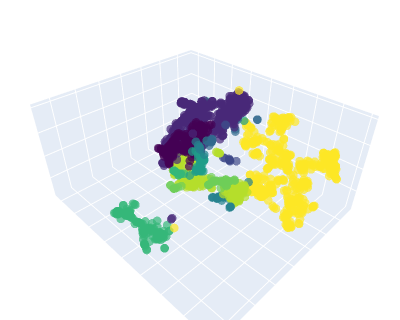

Here is the notebook cell this chart was saved with:
### Code cell
# 3D plot of hierarchical clustering 
hover_name = [('CID: '+str(x)) for x in fpc_cluster_emb['CID'].values]
fig = px.scatter_3d(
    projections, x='dim1', y='dim2', z='dim3',
    color=fpc_cluster_emb['hierarchical_cluster'].astype(str), labels={'color': 'Hierarchical cluster'},
    hover_name=hover_name,
    hover_data={'dim1': False, 'dim2': False, 'dim3': False},
    range_color=[fpc_cluster_emb['hierarchical_cluster'].min(), fpc_cluster_emb['hierarchical_cluster'].max()], 
    color_discrete_sequence=px.colors.sequential.Viridis_r
    )

# layout
fig.update_traces(marker_size=3, opacity=0.7)
fig.update_layout(scene = dict(
                    xaxis = dict(showticklabels=False, title=''),
                    yaxis = dict(showticklabels=False, title=''),
                    zaxis = dict(showticklabels=False, title='')
                    ), margin=dict(l=0, r=0, t=0, b=0))
fig.update(layout_showlegend=False)

# configuration
config = {'modeBarButtonsToRemove': ['logo', 'zoom3d', 'tableRotation', 
          'orbitRotation', 'pan3d', 'resetCameraLastSave3d'], 'displaylogo': False}

# save and show 
fig.update_layout(width=400, height=320)
fig.show(config=config)

### Figure 1 — Plotly figure (JSON) as saved in the notebook; plotly's stock layout.template omitted (floating-point values rounded to 4 significant figures; data arrays with more than 128 entries replaced by an {"elided": "..."} marker saying what was removed)
{"data": [{"hovertemplate": "<b>%{hovertext}</b><br><br>Hierarchical cluster=4<extra></extra>", "hovertext": {"elided": "478 str values"}, "legendgroup": "4", "marker": {"color": "#fde725", "size": 3, "symbol": "circle"}, "mode": "markers", "name": "4", "opacity": 0.7, "scene": "scene", "showlegend": true, "type": "scatter3d", "x": {"elided": "478 float values"}, "y": {"elided": "478 float values"}, "z": {"elided": "478 float values"}}, {"hovertemplate": "<b>%{hovertext}</b><br><br>Hierarchical cluster=0<extra></extra>", "hovertext": {"elided": "173 str values"}, "legendgroup": "0", "marker": {"color": "#b5de2b", "size": 3, "symbol": "circle"}, "mode": "markers", "name": "0", "opacity": 0.7, "scene": "scene", "showlegend": true, "type": "scatter3d", "x": {"elided": "173 float values"}, "y": {"elided": "173 float values"}, "z": {"elided": "173 float values"}}, {"hovertemplate": "<b>%{hovertext}</b><br><br>Hierarchical cluster=17<extra></extra>", "hovertext": ["CID: 337121", "CID: 139568", "CID: 61222", "CID: 136461", "CID: 12720", "CID: 11263471", "CID: 10419", "CID: 6335", "CID: 9997", "CID: 6326"], "legendgroup": "17", "marker": {"color": "#6ece58", "size": 3, "symbol": "circle"}, "mode": "markers", "name": "17", "opacity": 0.7, "scene": "scene", "showlegend": true, "type": "scatter3d", "x": [0.4399, 6.135, 7.782, 7.732, 7.753, 6.676, 7.263, 7.365, 7.257, 7.269], "y": [-5.788, -4.269, -4.654, -4.637, -4.653, -4.664, -4.693, -4.694, -6.218, -6.163], "z": [-5.687, -6.66, -6.542, -6.577, -6.571, -6.866, -6.781, -6.752, -6.933, -6.925]}, {"hovertemplate": "<b>%{hovertext}</b><br><br>Hierarchical cluster=2<extra></extra>", "hovertext": {"elided": "132 str values"}, "legendgroup": "2", "marker": {"color": "#35b779", "size": 3, "symbol": "circle"}, "mode": "markers", "name": "2", "opacity": 0.7, "scene": "scene", "showlegend": true, "type": "scatter3d", "x": {"elided": "132 float values"}, "y": {"elided": "132 float values"}, "z": {"elided": "132 float values"}}, {"hovertemplate": "<b>%{hovertext}</b><br><br>Hierarchical cluster=16<extra></extra>", "hovertext": ["CID: 86869", "CID: 220273", "CID: 617007", "CID: 247581", "CID: 10018535", "CID: 11694869", "CID: 15618", "CID: 8362", "CID: 607552", "CID: 620189", "CID: 47326"], "legendgroup": "16", "marker": {"color": "#1f9e89", "size": 3, "symbol": "circle"}, "mode": "markers", "name": "16", "opacity": 0.7, "scene": "scene", "showlegend": true, "type": "scatter3d", "x": [-12.22, -12.27, -12.09, -12.05, -11.98, -12.18, -12.06, -11.45, -12.04, -11.93, -1.0], "y": [-15.66, -15.74, -15.47, -15.43, -15.35, -15.63, -15.45, -14.73, -15.43, -15.29, 4.243], "z": [0.1808, 0.106, 0.4185, 0.4314, 0.5414, 0.2203, 0.414, 1.505, 0.4345, 0.6163, 8.327]}, {"hovertemplate": "<b>%{hovertext}</b><br><br>Hierarchical cluster=6<extra></extra>", "hovertext": ["CID: 7872", "CID: 6343", "CID: 402", "CID: 8447", "CID: 3714831", "CID: 5455", "CID: 34192", "CID: 30692", "CID: 1068", "CID: 679", "CID: 878", "CID: 14264", "CID: 6163", "CID: 12232", "CID: 6213", "CID: 6497", "CID: 4618", "CID: 31347", "CID: 1117", "CID: 1119", "CID: 24682", "CID: 3082", "CID: 10039", "CID: 6348"], "legendgroup": "6", "marker": {"color": "#26828e", "size": 3, "symbol": "circle"}, "mode": "markers", "name": "6", "opacity": 0.7, "scene": "scene", "showlegend": true, "type": "scatter3d", "x": [5.536, 5.395, 5.455, 3.748, 3.022, 3.533, 2.525, 3.842, 4.507, 4.873, 4.587, 5.455, 5.818, 4.429, 5.381, 5.416, 5.183, 5.123, 5.759, 5.615, 5.774, 3.603, 4.283, 4.457], "y": [3.352, 3.53, 3.444, 5.892, 9.235, 5.434, 6.072, 5.604, 4.409, 4.3, 4.383, 4.641, 4.762, 5.012, 4.587, 4.695, 5.355, 4.438, 4.708, 4.674, 4.701, 5.564, 4.932, 4.928], "z": [-5.282, -5.244, -5.263, -4.24, 0.171, -4.994, -4.938, -4.507, -4.97, -4.905, -4.924, -4.734, -4.546, -4.945, -4.739, -4.667, -4.984, -4.788, -4.456, -4.621, -4.471, -5.369, -4.914, -4.823]}, {"hovertemplate": "<b>%{hovertext}</b><br><br>Hierarchical cluster=5<extra></extra>", "hovertext": ["CID: 14109", "CID: 16607", "CID: 94310", "CID: 19633", "CID: 1105", "CID: 76007601", "CID: 24773", "CID: 8343", "CID: 8346"], "legendgroup": "5", "marker": {"color": "#31688e", "size": 3, "symbol": "circle"}, "mode": "markers", "name": "5", "opacity": 0.7, "scene": "scene", "showlegend": true, "type": "scatter3d", "x": [-10.8, -10.8, -2.227, -3.675, -3.812, -2.316, -2.425, -2.361, -2.446], "y": [-0.01317, -0.04108, 1.858, 0.3519, 0.1634, 1.495, 0.5821, 1.191, 0.7845], "z": [2.958, 2.974, 7.089, 3.411, 3.768, 7.033, 6.744, 6.923, 6.794]}, {"hovertemplate": "<b>%{hovertext}</b><br><br>Hierarchical cluster=11<extra></extra>", "hovertext": ["CID: 7276", "CID: 17049", "CID: 17317", "CID: 7586", "CID: 7834", "CID: 6377", "CID: 9033", "CID: 6351", "CID: 7835", "CID: 6354", "CID: 6378"], "legendgroup": "11", "marker": {"color": "#3e4989", "size": 3, "symbol": "circle"}, "mode": "markers", "name": "11", "opacity": 0.7, "scene": "scene", "showlegend": true, "type": "scatter3d", "x": [0.4462, 1.571, 5.09, 0.8838, 1.375, 0.7955, 0.8475, 0.8606, 0.8925, 0.8685, 0.8877], "y": [4.306, 2.178, -3.14, 2.976, 2.419, 3.144, 3.083, 3.103, 3.014, 3.086, 3.032], "z": [0.7059, 0.9848, 6.608, 0.7443, 0.8722, 0.2722, 0.4508, 0.5192, 0.5272, 0.5441, 0.5475]}, {"hovertemplate": "<b>%{hovertext}</b><br><br>Hierarchical cluster=18<extra></extra>", "hovertext": {"elided": "546 str values"}, "legendgroup": "18", "marker": {"color": "#482878", "size": 3, "symbol": "circle"}, "mode": "markers", "name": "18", "opacity": 0.7, "scene": "scene", "showlegend": true, "type": "scatter3d", "x": {"elided": "546 float values"}, "y": {"elided": "546 float values"}, "z": {"elided": "546 float values"}}, {"hovertemplate": "<b>%{hovertext}</b><br><br>Hierarchical cluster=12<extra></extra>", "hovertext": {"elided": "177 str values"}, "legendgroup": "12", "marker": {"color": "#440154", "size": 3, "symbol": "circle"}, "mode": "markers", "name": "12", "opacity": 0.7, "scene": "scene", "showlegend": true, "type": "scatter3d", "x": {"elided": "177 float values"}, "y": {"elided": "177 float values"}, "z": {"elided": "177 float values"}}, {"hovertemplate": "<b>%{hovertext}</b><br><br>Hierarchical cluster=3<extra></extra>", "hovertext": ["CID: 6537497", "CID: 8606"], "legendgroup": "3", "marker": {"color": "#fde725", "size": 3, "symbol": "circle"}, "mode": "markers", "name": "3", "opacity": 0.7, "scene": "scene", "showlegend": true, "type": "scatter3d", "x": [-10.71, 15.41], "y": [-5.046, 4.086], "z": [7.596, -5.43]}, {"hovertemplate": "<b>%{hovertext}</b><br><br>Hierarchical cluster=7<extra></extra>", "hovertext": ["CID: 7965", "CID: 7852", "CID: 422780", "CID: 22129", "CID: 11807", "CID: 33528", "CID: 5971", "CID: 62010", "CID: 178", "CID: 6579", "CID: 1531", "CID: 7912", "CID: 8132", "CID: 8021", "CID: 674", "CID: 12968", "CID: 700", "CID: 5641", "CID: 6341", "CID: 3301", "CID: 16402", "CID: 8871", "CID: 7292", "CID: 6329", "CID: 11642", "CID: 4", "CID: 1103", "CID: 7902", "CID: 8880", "CID: 13543", "CID: 14215", "CID: 7854", "CID: 5976", "CID: 8113", "CID: 4837", "CID: 8111", "CID: 6228", "CID: 31374", "CID: 23662387", "CID: 6598", "CID: 2723650", "CID: 713", "CID: 104556", "CID: 13192", "CID: 12679", "CID: 12228", "CID: 11167", "CID: 6061", "CID: 162093", "CID: 8083", "CID: 12699", "CID: 6124", "CID: 6046", "CID: 17725", "CID: 5565", "CID: 1146", "CID: 9321", "CID: 24730", "CID: 39800", "CID: 33344", "CID: 8430", "CID: 16653", "CID: 17595", "CID: 13387", "CID: 70717", "CID: 12025", "CID: 23666346", "CID: 408", "CID: 7497", "CID: 6049", "CID: 3608", "CID: 75192", "CID: 7618", "CID: 8471", "CID: 6347"], "legendgroup": "7", "marker": {"color": "#b5de2b", "size": 3, "symbol": "circle"}, "mode": "markers", "name": "7", "opacity": 0.7, "scene": "scene", "showlegend": true, "type": "scatter3d", "x": [-2.315, -0.4047, -0.7413, -0.9671, -1.112, -2.485, 2.07, -0.8591, 0.1865, 0.724, -1.404, -0.2601, -0.8421, 0.003733, 0.2414, 1.407, -1.24, -0.004022, -0.03527, 0.2391, -2.352, 1.0, -0.7514, 0.1518, 0.1364, -1.194, 0.5076, 0.1011, -0.4134, 0.2879, 1.428, 1.202, 1.147, -1.35, 0.1524, 0.429, 1.486, 0.8921, 2.933, 1.834, 0.978, 1.959, 0.421, -2.418, 1.314, 1.733, 2.785, 1.045, 0.7033, -1.17, 1.77, 1.281, -1.005, 1.804, 0.2252, 1.085, 0.8356, -1.049, 2.084, 2.213, -2.489, 1.445, 0.3094, 0.5601, 0.9645, 0.5095, 0.07158, 0.419, 0.02875, -0.7037, 0.9035, 0.6826, -0.747, -0.01297, 2.184], "y": [-3.047, 1.367, 2.526, 1.745, 2.087, -2.308, 4.493, 2.841, 3.447, 4.077, 2.712, 2.47, 2.319, 2.435, 2.088, 3.895, 2.685, 3.953, 1.546, 2.196, -2.743, 4.289, 1.141, 1.565, 1.554, 1.839, 2.852, 3.588, 3.682, 3.978, 3.836, 2.273, 6.112, 3.953, 6.14, 3.127, 5.988, 6.161, 5.53, 5.856, 6.043, 5.82, 6.3, -2.46, 6.39, 5.964, 5.491, 3.277, 7.051, 3.991, 6.002, 6.207, 3.956, 5.938, 5.443, 5.012, 2.335, 5.329, 5.762, 5.755, -2.343, 3.879, 6.134, 6.4, 6.15, 5.842, 5.988, 7.247, 6.258, 5.718, 6.254, 6.304, 5.723, 6.115, 5.683], "z": [-2.16, -6.889, -6.24, -6.583, -6.375, -2.208, -6.62, -6.25, -6.945, -7.284, -6.072, -6.076, -6.306, -6.525, -6.948, -5.253, -6.133, -7.593, -7.024, -6.843, -2.188, -7.247, -6.873, -7.073, -7.125, -6.485, -5.012, -6.251, -6.409, -7.016, -5.147, -7.721, -6.968, -5.547, -5.416, -6.188, -6.172, -5.6, -5.551, -6.174, -5.757, -7.236, -5.642, -2.206, -6.391, -7.068, -6.072, -6.915, -5.843, -6.082, -6.592, -7.061, -6.245, -6.259, -5.923, -6.396, -7.252, -5.006, -5.477, -5.505, -2.201, -4.965, -4.86, -4.977, -4.772, -4.566, -4.268, -4.768, -5.059, -4.918, -4.377, -4.296, -4.956, -5.103, -7.448]}, {"hovertemplate": "<b>%{hovertext}</b><br><br>Hierarchical cluster=9<extra></extra>", "hovertext": ["CID: 7903", "CID: 79123", "CID: 223", "CID: 398", "CID: 35842", "CID: 6947", "CID: 7416", "CID: 12307", "CID: 154901", "CID: 38479", "CID: 15575", "CID: 11818", "CID: 11803", "CID: 11764", "CID: 1493", "CID: 8461", "CID: 10800", "CID: 980", "CID: 21502", "CID: 15752", "CID: 12489838", "CID: 29393", "CID: 5569", "CID: 12259", "CID: 11724", "CID: 6587", "CID: 6375", "CID: 943", "CID: 946", "CID: 3032552", "CID: 145068"], "legendgroup": "9", "marker": {"color": "#6ece58", "size": 3, "symbol": "circle"}, "mode": "markers", "name": "9", "opacity": 0.7, "scene": "scene", "showlegend": true, "type": "scatter3d", "x": [10.6, 10.68, 0.5382, 10.5, 7.053, 8.016, 8.023, 10.55, 7.198, 7.954, 10.31, 7.756, 7.727, 7.669, 8.56, 8.446, 8.506, 8.137, 7.122, 8.374, 8.578, 8.072, 7.961, 9.286, 9.057, 9.491, 9.148, 9.047, 9.394, 9.665, 9.335], "y": [7.175, 7.19, 1.011, 7.182, 9.424, 8.457, 8.465, 7.212, 9.386, 8.593, 7.22, 8.796, 8.815, 8.869, 7.859, 8.061, 8.024, 8.339, 9.552, 8.189, 7.935, 8.496, 8.645, 7.419, 7.503, 7.119, 7.301, 6.323, 7.235, 7.183, 7.083], "z": [2.743, 2.748, -7.383, 2.746, 3.024, 3.022, 3.071, 2.753, 2.938, 1.775, 2.761, 2.643, 2.81, 2.713, 2.778, 2.659, 2.703, 2.925, 2.942, 2.465, 2.652, 1.944, 1.963, 2.764, 2.826, 2.776, 2.787, 2.887, 2.771, 2.775, 2.808]}, {"hovertemplate": "<b>%{hovertext}</b><br><br>Hierarchical cluster=15<extra></extra>", "hovertext": ["CID: 20473", "CID: 13521", "CID: 83756", "CID: 87622", "CID: 15659", "CID: 14456", "CID: 76004", "CID: 87244", "CID: 10913", "CID: 10914", "CID: 77929", "CID: 11169", "CID: 24261"], "legendgroup": "15", "marker": {"color": "#35b779", "size": 3, "symbol": "circle"}, "mode": "markers", "name": "15", "opacity": 0.7, "scene": "scene", "showlegend": true, "type": "scatter3d", "x": [10.51, 10.49, 10.49, 10.51, 10.5, 10.54, 10.58, 10.77, 10.44, 10.41, 10.76, 10.41, 10.21], "y": [-0.9664, -1.093, -1.13, -0.8679, -1.117, -0.6909, -0.2659, 0.3541, 0.5614, 0.551, 0.3683, 0.5379, 1.079], "z": [1.066, 1.064, 1.056, 1.081, 1.024, 1.091, 1.095, 1.028, 1.211, 1.221, 1.036, 1.218, 1.406]}, {"hovertemplate": "<b>%{hovertext}</b><br><br>Hierarchical cluster=1<extra></extra>", "hovertext": ["CID: 650", "CID: 4093", "CID: 185654", "CID: 7847", "CID: 7860", "CID: 7865", "CID: 880", "CID: 9550", "CID: 723", "CID: 867", "CID: 176", "CID: 7918", "CID: 1060", "CID: 136332", "CID: 284", "CID: 760", "CID: 38078", "CID: 971", "CID: 280", "CID: 19660", "CID: 10340", "CID: 11430", "CID: 16698", "CID: 3681305", "CID: 1061", "CID: 712", "CID: 887", "CID: 9989226", "CID: 281", "CID: 24823", "CID: 25477", "CID: 14781", "CID: 14792", "CID: 14778", "CID: 26042"], "legendgroup": "1", "marker": {"color": "#1f9e89", "size": 3, "symbol": "circle"}, "mode": "markers", "name": "1", "opacity": 0.7, "scene": "scene", "showlegend": true, "type": "scatter3d", "x": [6.292, 5.678, 6.084, 6.04, 7.182, 7.654, 6.564, 9.109, 7.688, 7.208, 7.671, 7.137, 7.09, 7.327, 8.372, 8.124, 9.887, 8.099, 8.5, 8.715, 8.767, 8.78, 9.5, 9.272, 9.278, 9.042, 9.054, 9.014, 8.975, 8.996, 9.148, 9.289, 8.798, 8.796, 9.13], "y": [1.962, -0.07245, 1.842, -1.966, 2.464, 0.5372, 2.03, 4.572, 3.313, 1.908, 1.936, 0.8199, 2.111, 2.947, 3.075, 2.927, 3.788, 2.827, 2.489, 3.466, 3.754, 3.732, 3.694, 3.54, 3.594, 4.015, 4.046, 4.078, 4.035, 3.921, 3.895, 4.005, 2.581, 2.619, 2.784], "z": [2.572, 2.592, 2.591, -2.888, 2.652, 4.415, 2.719, 3.176, 4.108, 4.132, 3.871, 4.445, 3.209, 4.326, 3.299, 3.401, 3.221, 3.53, 2.591, 3.256, 3.283, 3.233, 3.12, 2.857, 2.854, 3.203, 3.134, 2.909, 3.159, 3.046, 2.871, 3.107, 2.283, 2.315, 2.17]}, {"hovertemplate": "<b>%{hovertext}</b><br><br>Hierarchical cluster=8<extra></extra>", "hovertext": ["CID: 89125", "CID: 12475", "CID: 81530", "CID: 82744", "CID: 4650", "CID: 7855", "CID: 6342", "CID: 7923", "CID: 8711", "CID: 768", "CID: 4685067"], "legendgroup": "8", "marker": {"color": "#26828e", "size": 3, "symbol": "circle"}, "mode": "markers", "name": "8", "opacity": 0.7, "scene": "scene", "showlegend": true, "type": "scatter3d", "x": [5.924, 4.397, 5.996, 6.005, 5.608, 2.532, 2.412, 6.215, 5.979, 2.443, 2.427], "y": [-0.3506, 0.7197, 0.5457, 0.2744, 1.347, 5.092, 5.239, 0.9076, 0.7862, 5.145, 5.191], "z": [5.154, 5.167, 4.597, 4.81, 3.177, -8.54, -8.324, 4.31, 4.366, -8.349, -8.316]}, {"hovertemplate": "<b>%{hovertext}</b><br><br>Hierarchical cluster=14<extra></extra>", "hovertext": ["CID: 12292", "CID: 12046", "CID: 196", "CID: 12284", "CID: 743", "CID: 10349", "CID: 1110"], "legendgroup": "14", "marker": {"color": "#31688e", "size": 3, "symbol": "circle"}, "mode": "markers", "name": "14", "opacity": 0.7, "scene": "scene", "showlegend": true, "type": "scatter3d", "x": [4.156, 4.458, 4.147, 4.477, 4.735, 4.672, 5.329], "y": [1.793, 2.017, 1.631, 2.031, 2.13, 2.106, 2.218], "z": [5.851, 5.749, 5.787, 5.751, 5.623, 5.676, 5.307]}, {"hovertemplate": "<b>%{hovertext}</b><br><br>Hierarchical cluster=13<extra></extra>", "hovertext": ["CID: 3017", "CID: 90864"], "legendgroup": "13", "marker": {"color": "#3e4989", "size": 3, "symbol": "circle"}, "mode": "markers", "name": "13", "opacity": 0.7, "scene": "scene", "showlegend": true, "type": "scatter3d", "x": [-0.1916, -0.3188], "y": [0.9255, 0.7214], "z": [6.429, 6.403]}, {"hovertemplate": "<b>%{hovertext}</b><br><br>Hierarchical cluster=10<extra></extra>", "hovertext": ["CID: 991", "CID: 4004", "CID: 3039"], "legendgroup": "10", "marker": {"color": "#482878", "size": 3, "symbol": "circle"}, "mode": "markers", "name": "10", "opacity": 0.7, "scene": "scene", "showlegend": true, "type": "scatter3d", "x": [15.83, 6.02, 15.99], "y": [4.214, -0.9699, 4.178], "z": [-2.854, 6.577, -2.992]}], "layout": {"height": 320, "legend": {"title": {"text": "Hierarchical cluster"}, "tracegroupgap": 0}, "margin": {"b": 0, "l": 0, "r": 0, "t": 0}, "scene": {"domain": {"x": [0, 1], "y": [0, 1]}, "xaxis": {"showticklabels": false, "title": {"text": ""}}, "yaxis": {"showticklabels": false, "title": {"text": ""}}, "zaxis": {"showticklabels": false, "title": {"text": ""}}}, "showlegend": false, "width": 400}}
